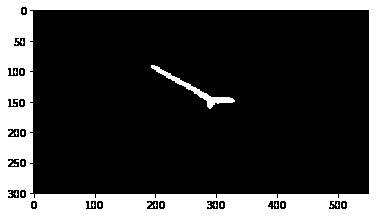
#> input picture tbjcAnalysis/OpenCV/a.png, 378 x 217 px
$ python -i func2.py   (imports and definitions only)   (Python 2 division)   (older library calls are emulated)
#> lines starting #> are read from the running program, lines starting #| are printed output that depends on the picture; after the words box and inside, x2 and y2 are one past the last pixel; in counts of white or black regions, pixels touching at a corner belong together
from sqlalchemy import *
import numpy as np
import pylab as plt
import pandas as pd
from scipy.ndimage.interpolation import shift
from scipy.interpolate import interp1d
from scipy.optimize import newton
#import peakutils
import cv2
import time
import re
import math
from sklearn import mixture
from skimage.transform import (hough_line, hough_line_peaks,
                               probabilistic_hough_line)
import heapq
import seaborn as sns
from sklearn import linear_model

import matplotlib.path as mplPath
import matplotlib.patches as patches

class DataProcessor(object):

    # [90 lines left out: functions __init__, ConstructImage, not called in this run]


def AveDist(x,y,k,b):
    return np.sum(np.abs(k*x+b-y)/(k*k+1))/x.shape[0]

def r2(x,y,k,b):
    return 1-np.sum(((x*k+b)-y)**2)/np.sum((y-np.mean(y))**2)

# [60 lines left out: functions VertexPos, tbjcfit, GetFit, FilterBackground, not called in this run]


def GetRange(pic,debug_mode=0, center_width = 12, quadrant_thresh=100, center_thresh=300,
             err_thresh =12, spread_thresh=6 ):
    pic_ = np.copy(pic)

    points = TipFinder(pic_,debug_mode)
    xv,yv = points[points[:,0].argsort()][-1]
    return
    #### get fit from each of the quadrant ###
    fits = []
    for idx in range(2):
        image_ = np.copy(pic_)
        if idx:
            image_[int(yv)-center_width:,:] = 0
        else:
            image_[:int(yv)+center_width,:] = 0

        fits.append(GetFit(cv2.erode(image_, None, iterations=1),
                    quadrant_thresh,err_thresh,spread_thresh))

    ##### get the fitting from the center line ####
    fit = fits[0] if fits[0][0]>quadrant_thresh and fits[0][-1]<err_thresh else fits[1]
    if fit[0]>quadrant_thresh and fit[-1]<err_thresh:
        y_,x_ = (150-fit[2])/fit[1],150
        image_ = np.copy(pic_)
        image_[:,:int(y_)+10] = 0
        fits.append(GetFit(cv2.erode(image_, None, iterations=1),
                           center_thresh,err_thresh,spread_thresh))

    else:
        fits.append((0,0,0,100))


    ### process the fits according to each of the scenario
    xc,yc = VertexPos(fits,yv)

    if debug_mode:
        for s_,k_,b_,err_ in fits:
            if s_>60 and err_<3: plt.plot(np.linspace(0,600,2),b_+k_*np.linspace(0,600,2))
        plt.scatter([xc],[yc],marker='o',s=300,c='g')

    return ((xc-xv)**2+(yc-yv)**2)**0.5


def Distance(contours,n1,n2):

    c1,c2 = contours[n1], contours[n2]

    c1,c2 = c1[:,0,:],c2[:,0,:]

    m1 = np.repeat([c1],c2.shape[0],axis=0)
    m2 = np.repeat([c2],c1.shape[0],axis=0)
    t2 = np.transpose(m2,axes=(1,0,2))
    diff = np.sqrt(np.sum(np.power(m1-t2,2),axis=2))

    return np.min(diff)

def Groups(contours):
    r,a = [],[]
    ## breadth first search
    pool = range(len(contours))
    area = 0
    while pool:
        seen = set([pool[0]])
        ans = set([pool[0]])
        sea = set([pool[0]])
        area = cv2.contourArea(contours[pool[0]])


        while sea:
            nsea = set([])

            for c in sea:
                for n in pool:
                    if n not in seen and Distance(contours,c,n)<40:
                        #print Distance(c,n),Distance(c,n)<8
                        area += cv2.contourArea(contours[n])
                        ans.add(n)
                        nsea.add(n)
                        seen.add(n)
            sea = nsea

        pool = [_ for _ in pool if _ not in ans]


        #print pool
        a.append(area)
        r.append(ans)

    r = [[contours[__] for __ in _] for _ in r]

    return zip(*[(x,y) for x,y in zip(r,a) if y>500])


def convexHull(thresh, debug_mode = 0):

    thresh = np.copy(thresh)
    if debug_mode: sns.heatmap(thresh[::-1], xticklabels=30, yticklabels=30)

    m1, contours, hierarchy = cv2.findContours(thresh, cv2.RETR_TREE, cv2.CHAIN_APPROX_SIMPLE)


    gpc,gpa = Groups(contours)
    gpc = [np.concatenate(g,axis=0) for g in gpc]

    if debug_mode: plt.scatter(gpc[0][:,0,0],gpc[0][:,0,1])

    cnt = gpc[np.argmax(gpa)]
    hull = cv2.convexHull(cnt)

    if debug_mode: plt.plot(hull[:,0,0],hull[:,0,1],c='r')

    return hull#[:,0,:]


def MaxEnclosedTriangle(hull):
    def area(*i):
        a,b,c= hull[i,0]
        return np.abs(np.cross(b-c,c-a))

    A = 0;B = 1; C = 2; n=hull.shape[0]
    bA= A; bB= B; bC= C #The "best" triple of points
    while True: #loop A
        while True: #loop B
            while area(A, B, C) <= area(A, B, (C+1)%n): #loop C
                C = (C+1)%n
            if area(A, B, C) <= area(A, (B+1)%n, C):
                B = (B+1)%n
                continue
            else:
                break

        if area(A, B, C) > area(bA, bB, bC):
            bA = A; bB = B; bC = C

        A = (A+1)%n
        if A==B: B = (B+1)%n
        if B==C: C = (C+1)%n
        if A==0: break

    return bA,bB,bC

def TipFinder(thresh, debug_mode = 0):

    hull = convexHull(thresh, debug_mode)

    #############################
    bA,bB,bC = MaxEnclosedTriangle(hull)

    if debug_mode: plt.scatter(hull[[bA,bB,bC],0,0],hull[[bA,bB,bC],0,1],marker='*', s=500,c='g')

    return hull[[bA,bB,bC],0]


>>> import cv2
>>> picture = cv2.imread('../OpenCV/a.png', cv2.IMREAD_GRAYSCALE)
#> picture: shape (217, 378); 23.9% white; 29 white regions (27 under 20 px)
>>> result = GetRange(picture)
#> in convexHull, `m1, contours, hierarchy = cv2.findContours(thresh, cv2.RETR_TREE, cv2...`: contours = 53 contours, 27 with area under 20; largest, box (x1, y1, x2, y2) and area: (0, 0, 378, 217) 81432, (29, 9, 370, 199) 62421, (151, 65, 235, 109) 428, (146, 200, 159, 210) 96, (7, 128, 20, 138) 96
#> in Groups, `pool = range(len(contours))`: pool = 53 values from 0 to 52
#> the loop in Groups, `while pool:` made 2 passes
#> pool on pass 1: [50]
#> pass 1, in Distance (call 130), `diff = np.sqrt(np.sum(np.power(m1-t2,2),axis=2))`:
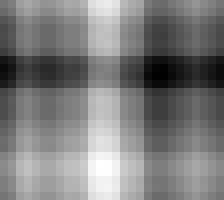
#> diff: shape (25, 28) float64 (shown 8 times larger); min 49, max 73.17, mean 60.9; drawn with min black and max white
#> pass 1, in Distance (call 135), `diff = np.sqrt(np.sum(np.power(m1-t2,2),axis=2))`:
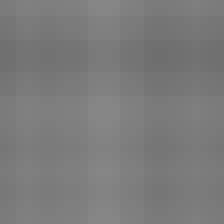
#> diff: shape (28, 28) float64 (shown 8 times larger); min 110, max 134.2, mean 122.8
#> pass 1, in Distance (call 149), `diff = np.sqrt(np.sum(np.power(m1-t2,2),axis=2))`:
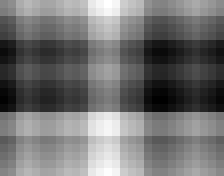
#> diff: shape (22, 28) float64 (shown 8 times larger); min 311.7, max 336.6, mean 322.8; drawn with min black and max white
#> pass 1, in Distance (call 158), `diff = np.sqrt(np.sum(np.power(m1-t2,2),axis=2))`:
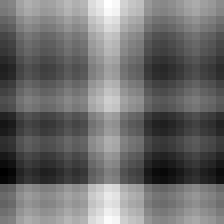
#> diff: shape (28, 28) float64 (shown 8 times larger); min 325.2, max 350.4, mean 336; drawn with min black and max white
#> after the loop in Groups, `while pool:`: a = [145577, 428]; pool = []; r = 2 items
#> in convexHull, `gpc,gpa = Groups(contours)`: gpa = (145577,)
#> in convexHull, `gpc = [np.concatenate(g,axis=0) for g in gpc]`: gpc = 1 contour; box (x1, y1, x2, y2) and area: (0, 0, 378, 217) 51320
#> in convexHull, `cnt = gpc[np.argmax(gpa)]`: cnt = contour of 568 points, box (x1, y1, x2, y2) (0, 0, 378, 217), area 51320
#> in convexHull, `hull = cv2.convexHull(cnt)`: hull = [[377, 0], [377, 216], [0, 216], [0, 0]]
#> in TipFinder, `bA,bB,bC = MaxEnclosedTriangle(hull)`: bA = 0; bB = 1; bC = 2
#> in GetRange, `points = TipFinder(pic_,debug_mode)`: points = [[377, 0], [377, 216], [0, 216]]
#> in GetRange, `xv,yv = points[points[:,0].argsort()][-1]`: xv = 377; yv = 216
